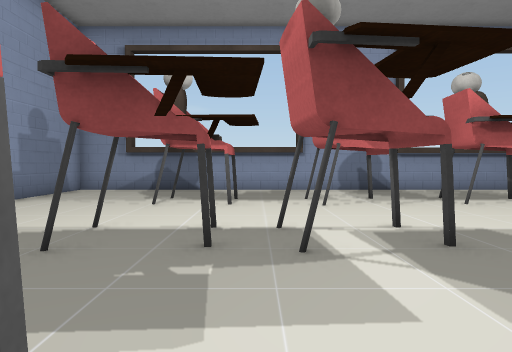
[1] (above)

15 first-person views from a walk through a Unity game level. The camera is 0.49 m above the floor, tilts 2° down and sees 70° across. The floor is counted in squares, 0.5 m on a side. Each view is taken from the middle of a square. On the plan, view 1 faces up. The plan holds only what a view shows up to about 13 squares ahead; the rest is blank. Some surface patterns are stand-ins.

[2]
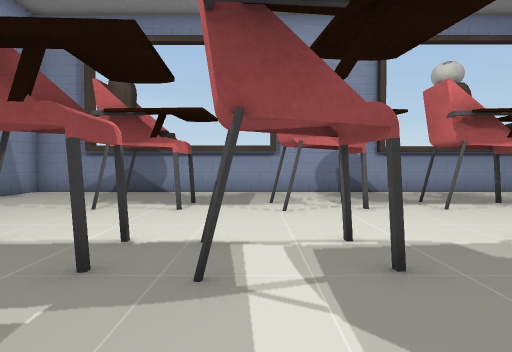

[3]
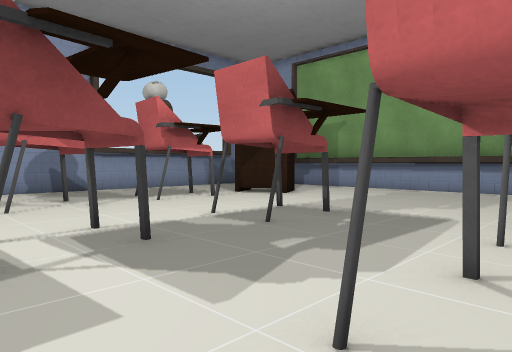

[4]
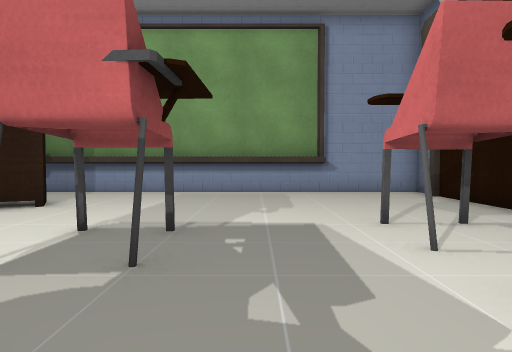

[5]
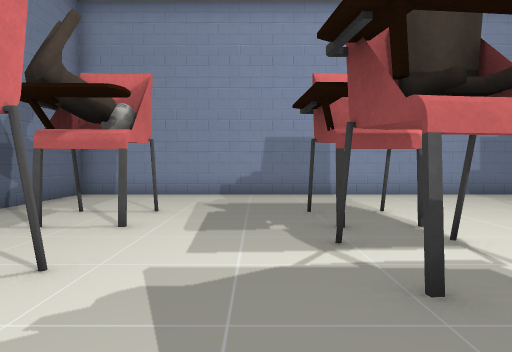

[6]
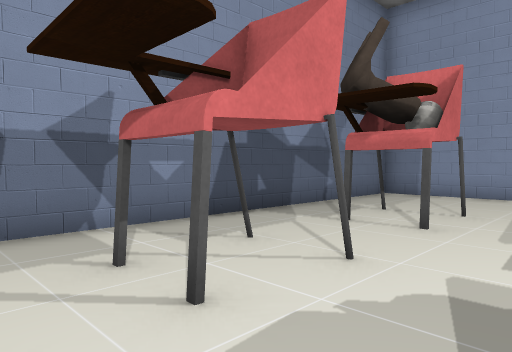

[7]
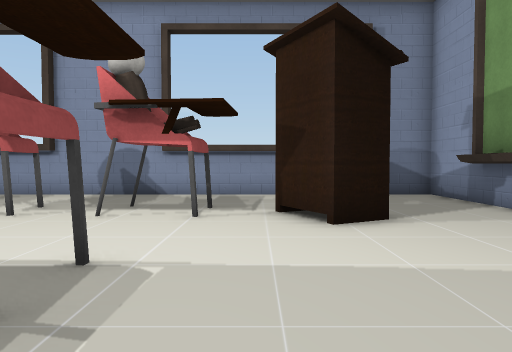

[8]
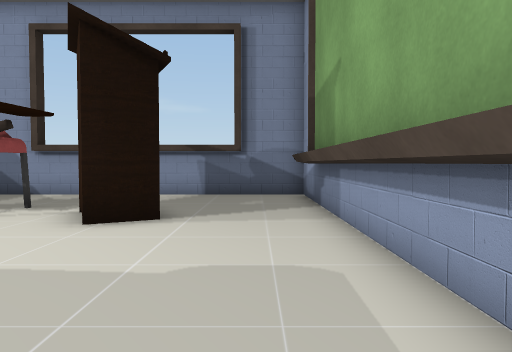

[9]
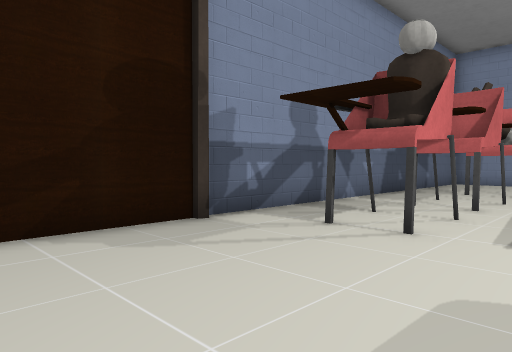

[10]
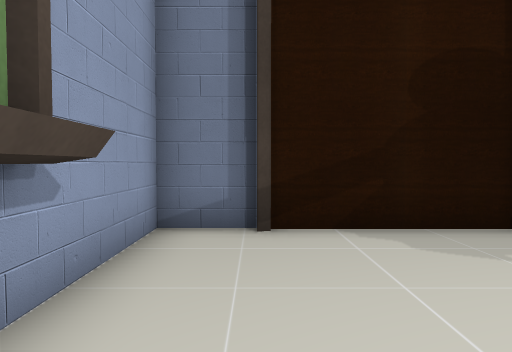

[11]
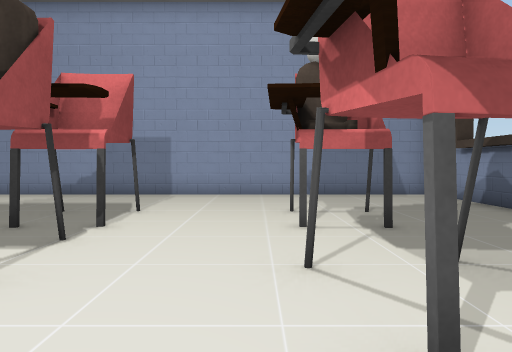

[12]
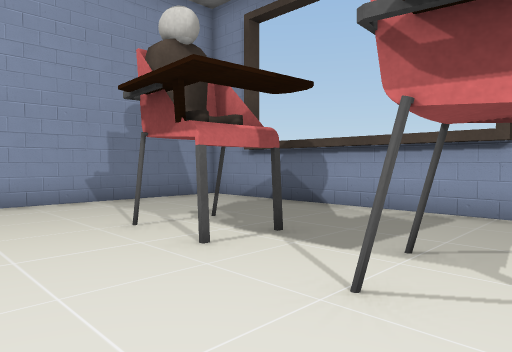

[13]
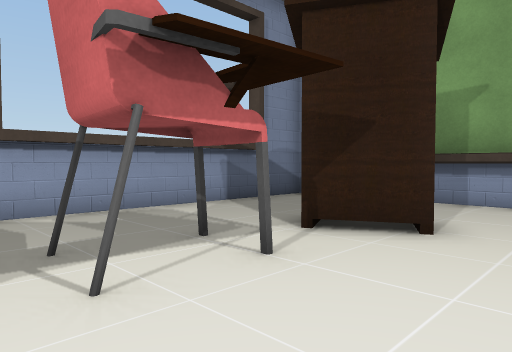

[14]
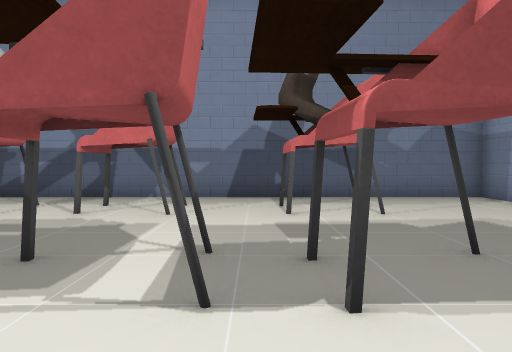

[15]
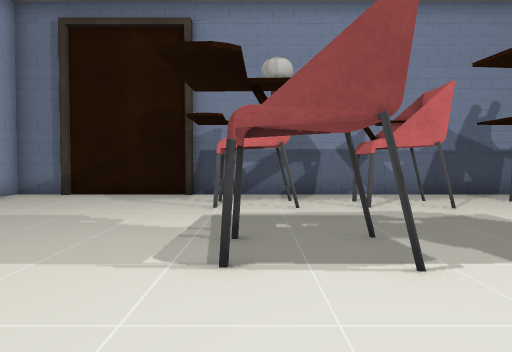

### Floor plan
Points are (right, up) in squares from view 1. A wall is a line through its corners. A room is listed if a view was taken in it or the views show most of it. See-through windows are left out.
Room 1 (views 1, 2, 3, 4, 5, 6, 7, 8, 9, 10, 11, 12, 13, 14, 15)
walls: (10.3, 8.4) (9.2, 7.8) (8.4, 9.5); (8.1, -2.5) (13.5, -2.5) (13.5, 13.5) (-6.5, 13.5) (-6.5, -2.5) (8, -2.5); (12.9, 0.6) (12.9, 11)
objects: other object (-2, 0) to (-1, 1); other object (-2, 4) to (-1, 6); other object (-2, 9) to (-1, 10); other object (1, 4) to (2, 6); other object (2, 0) to (3, 1); other object (2, 9) to (3, 10); other object (5, 1); other object (5, 4) to (6, 6); other object (5, 9) to (5, 10); other object (7, 0) to (7, 1); other object (7, 9) to (7, 10)

Where each view was taken, in squares from view 1:
view 1: 0 up, 0 right, facing up
view 2: 1 up, 1 right, facing up
view 3: 0 up, 0 right, facing up-right
view 4: 3 up, 1 right, facing right
view 5: 3 up, 5 right, facing left
view 6: 3 up, 5 right, facing down-left
view 7: 2 up, 8 right, facing up
view 8: 2 up, 12 right, facing up
view 9: 3 up, 12 right, facing down-left
view 10: 3 up, 12 right, facing down
view 11: 8 up, 5 right, facing left
view 12: 6 up, 3 right, facing up-left
view 13: 6 up, 4 right, facing up-right
view 14: 8 up, 0 right, facing down
view 15: 9 up, 6 right, facing down
